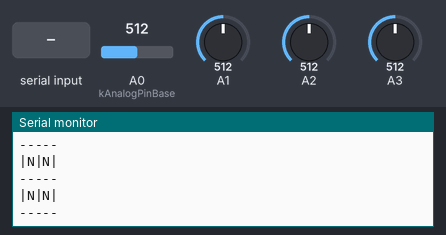
A sketch run on a simulated Arduino Mega 2560, built with avr-gcc and run on an emulated ATmega2560. Parts: the last lines printed to the serial monitor. Inputs (shaded band) come from the test bench; at power-on: A0 (kAnalogPinBase) = 512, A1 = 512, A3 = 512, A2 = 512.

Above: at 1.2 s.
1.3 s: A0 (kAnalogPinBase) set to 306
2.8 s: A1 set to 306
4.3 s: A3 set to 306
At 5.5 s:
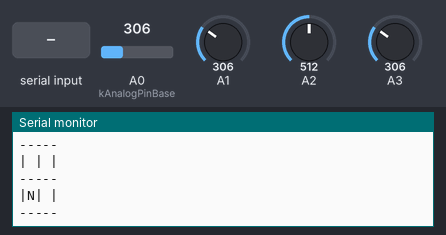
5.8 s: "t" received over Serial
At 5.87 s:
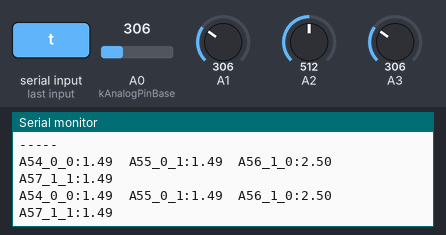
7.7 s: A2 set to 716
At 7.72 s:
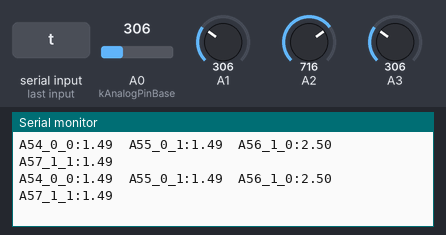
10.7 s: A0 (kAnalogPinBase) set to 30
At 10.7 s:
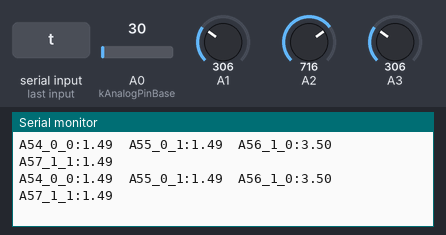

The sketch:

sensor_test.ino
```cpp
// classic STL alg, set target but retrieve its old value
template<class T, class Arg>
T exchange(T& target, Arg&& arg) {
  const T old_val = target;
  target = static_cast<Arg&&>(arg); // We don't have std::forward
  return old_val;
}

constexpr float kAnalogThresh  = 1.5;

float adc_ref() {
  return 5.0;
}

float read_analog(const int pin) {
  static constexpr int resolution = 1024;
  return static_cast<float>(analogRead(pin)) / resolution * adc_ref();
}

constexpr int kGridHeight = 2;
constexpr int kGridWidth = 2;
constexpr int kGridArea = 4;

using state_t = char;
constexpr state_t kStateNorth = 'N';
constexpr state_t kStateSouth = 'S';
constexpr state_t kStateEmpty = ' ';


constexpr int kAnalogPinBase = A0;
constexpr int kAnalogPinMax = A15;
static_assert(kAnalogPinBase + kGridArea <= kAnalogPinMax);

using state_t = char; // avr-g++ is seeming to get confused
state_t get_board_state_at(const int row, const int col) {
  const int flat_index = row * kGridWidth + col;
  const float analog_val = read_analog(kAnalogPinBase + flat_index);
  // Serial.print("Pin ");
  // Serial.print(flat_index);
  // Serial.print(' ');
  // Serial.println(analog_val);

  if(analog_val >= kAnalogThresh) return kStateNorth;
  else if (analog_val <= -kAnalogThresh) return kStateSouth;
  else return kStateEmpty;
}

void setup() {
  // put your setup code here, to run once:
  Serial.begin(9600);
  for(int analog_pin = kAnalogPinBase; analog_pin <= kAnalogPinMax; ++analog_pin) {
    pinMode(analog_pin, INPUT);
  }
}

// draws board every time it changes
void draw_board_if_delta() {
  static state_t board_state[kGridHeight][kGridWidth];
  bool has_delta = false;
  for(int row = 0; row < kGridHeight; ++row) {
    for(int col = 0; col < kGridWidth; ++col) {
      const auto new_state = get_board_state_at(row, col);
      const auto old_state = exchange(board_state[row][col], new_state);
      if(new_state != old_state) has_delta = true;
    }
  }

  auto print_horiz_line = [] {
    Serial.println();
    for(int col = 0; col < 2*kGridWidth + 1; ++col) {
      Serial.print('-');
    }
    Serial.println();
  };

  if(has_delta) {
    // for nice extra space
    Serial.println();
    Serial.println();

    print_horiz_line();
    for(int row = 0; row < kGridHeight; ++row) {
      Serial.print('|');
      for(int col = 0; col < kGridWidth; ++col) {
        Serial.print(board_state[row][col]);
        Serial.print('|');
      }
      print_horiz_line();
    }
  }
}

void plot_vals() {
  for(int i = 0; i < kGridArea; ++i) {
    const int pin = i + kAnalogPinBase;
    Serial.print('A');
    Serial.print(pin);
    Serial.print('_');
    Serial.print(i/kGridWidth);
    Serial.print('_');
    Serial.print(i%kGridWidth);
    Serial.print(':');
    Serial.print(read_analog(pin));
    Serial.print('\t');
  }
  Serial.println();
}

void loop() {
  using fn_t = void (*)();
  constexpr static fn_t fns[2] = {draw_board_if_delta, plot_vals};
  static int fn_idx = 0;

  int peek = Serial.peek();
  if(peek == 't') {
    fn_idx = !fn_idx;
  }
  while(peek != -1) {
    peek = Serial.read();
  }
  // invoke function
  fns[fn_idx]();
}
```

Measured:
- after the input at 4.3 s, the serial monitor: prints a new line at once (image 1)
- after the input at 5.8 s, the serial monitor: prints a new line at once (image 2)
